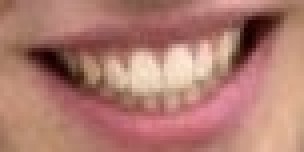
#> input picture Examples/mouth-template.jpeg, 76 x 38 px (shown 4 times larger)
$ jupyter execute --allow-errors 7a-TemplateMatching.ipynb
#> lines starting #> are read from the running program, lines starting #| are printed output that depends on the picture
# Template Matching
OpenCV has a `matchTemplate()` function to perform template matching.

[cell 1]
#Import the OpenCV and NumPy libraries.
import cv2
import numpy as np
import matplotlib.pyplot as plt
import matplotlib.image as mpimg

# Loads the bigger image in which the template image needs to be searched for
# and convert it to grayscale.
image = cv2.imread('gio.jpg', cv2.IMREAD_COLOR)
#image=cv2.imread('faces.jpeg', cv2.IMREAD_COLOR)
#> (the rest of this cell did not finish here and is left out)

[cell 2]
# Load the image of the object that needs to be searched for
# and convert it to grayscale.
temp = cv2.imread('mouth-template.jpeg', cv2.IMREAD_COLOR)
#> temp is the input picture: shape (38, 76, 3); mean B, G, R 112, 123.2, 175.8
temp = cv2.cvtColor(temp, cv2.COLOR_BGR2RGB)
# cv2.imshow(image)
# cv2.imshow() is disabled in Colab, because it causes Jupyter sessions to crash;
plt.imshow(temp)
plt.show()

graytemplate = cv2.cvtColor(temp, cv2.COLOR_BGR2GRAY)
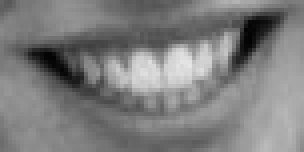
#> graytemplate: shape (38, 76) (shown 4 times larger); min 3, max 229, mean 125.8
plt.imshow(graytemplate,cmap='gray')
plt.show()
print('height=',temp.shape[0],'width=',temp.shape[1])
#| height= 38 width= 76
